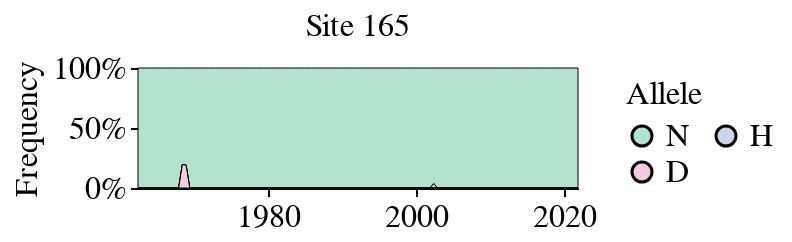

Write notebook code for a chart like this one.
### Code cell
plot_site_frequencies(frequencies_60y_df, 165)

### Figure 1 — Vega-Lite specification as saved in the notebook (floating-point values rounded to 4 significant figures; data arrays with more than 128 entries replaced by an {"elided": "..."} marker saying what was removed)
{"config": {"background": "white", "title": {"fontSize": 20, "fontWeight": "normal", "font": "Helvetica", "anchor": "start", "color": "#000000", "orient": "top", "offset": 5, "subtitleColor": "gray", "subtitleFont": "Helvetica", "subtitleFontWeight": "normal", "subtitleFontSize": 18, "subtitlePadding": 2}, "axis": {"domain": true, "domainColor": "black", "domainWidth": 1, "grid": false, "gridColor": "#DEDDDD", "gridWidth": 0.5, "labelFont": "Helvetica", "labelFontSize": 16, "labelFlush": false, "labelFontWeight": "normal", "labelPadding": 2, "tickColor": "black", "tickSize": 4, "tickCount": 3, "tickWidth": 1, "titleFont": "Helvetica", "titleAlign": "center", "titleFontWeight": "normal", "titleFontSize": 16, "titlePadding": 5}, "legend": {"labelFont": "Helvetica", "labelFontSize": 16, "symbolSize": 100, "titleFont": "Helvetica", "titleFontSize": 16, "titleFontWeight": "normal", "padding": 5, "titleLimit": 200, "gradientLength": 100}, "range": {"category": ["#4e79a7", "#f28e2c", "#e15759", "#76b7b2", "#59a14f", "#edc949", "#af7aa1", "#ff9da7", "#9c755f", "#bab0ab"], "diverging": ["#c7e9b4", "#7fcdbb", "#41b6c4", "#1d91c0", "#225ea8", "#253494"]}, "view": {"stroke": "white", "strokeWidth": 0}, "text": {"font": "Helvetica", "fontSize": 16}}, "data": {"name": "data-f3eb498ed6830a41fbc10d78bd9d4195"}, "mark": {"type": "area", "stroke": "black", "strokeWidth": 0.5}, "encoding": {"color": {"field": "allele", "legend": {"columns": 2}, "scale": {"domain": ["N", "D", "H"], "range": ["#B3E2CD", "#F4CAE4", "#CBD5E8", "#FDCDAC", "#E6F5C9", "#FFF2AE", "#F1E2CC", "#CCCCCC"]}, "title": "Allele", "type": "nominal"}, "order": {"field": "allele", "type": "nominal"}, "tooltip": [{"field": "HA_region", "type": "nominal"}, {"field": "site", "type": "quantitative"}, {"field": "allele", "type": "nominal"}, {"field": "frequency", "type": "quantitative"}, {"field": "date", "type": "temporal"}], "x": {"axis": {"grid": false, "tickCount": 3}, "field": "date", "title": "", "type": "temporal"}, "y": {"axis": {"grid": false, "tickCount": 3}, "field": "frequency", "stack": "normalize", "title": "Frequency", "type": "quantitative"}}, "height": 60, "title": {"text": "Site 165", "anchor": "middle", "fontSize": 16, "fontWeight": "normal"}, "width": 220, "$schema": "https://vega.github.io/schema/vega-lite/v5.16.3.json", "datasets": {"data-f3eb498ed6830a41fbc10d78bd9d4195": {"elided": "360 records"}}}
